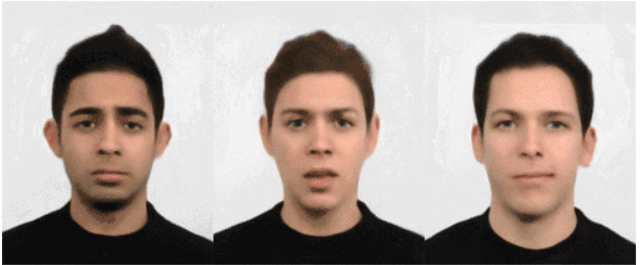
#> input picture examples/02_opencv/07_vision_recognition/01_face_detection/face1.jpg, 643 x 265 px
$ python face_detection.py
#> lines starting #> are read from the running program, lines starting #| are printed output that depends on the picture; after the words box and inside, x2 and y2 are one past the last pixel; in counts of white or black regions, pixels touching at a corner belong together
# What it does: Detects faces in face1.jpg with a Haar cascade classifier and draws boxes
# Wiring:       No wiring needed (image processing only)
# Expected output: The detected faces are outlined in red in the result window
# Tested on:    WalnutPi 1B
# Tutorial:     https://wiki.walnutpi.com/en/docs/walnutpi_1/opencv/vision/front_face_detection

import cv2

img = cv2.imread('face1.jpg') # Read the image
#> img is the input picture: shape (265, 643, 3); mean B, G, R 155.4, 162, 174.5

# Load the face detection cascade classifier, the path must not contain Chinese characters
faceCascade = cv2.CascadeClassifier('data/haarcascade_frontalface_default.xml')

# Detect all the faces
faces = faceCascade.detectMultiScale(img, 1.2)
#> faces = [[46, 72, 127, 127], [255, 69, 132, 132], [467, 71, 134, 134]]

# Iterate over every face result
for (x, y, w, h) in faces:
    cv2.rectangle(img, (x, y), (x+w, y+h), (0, 0, 255), 3) # Draw a box around the face
#> this loop made 3 passes
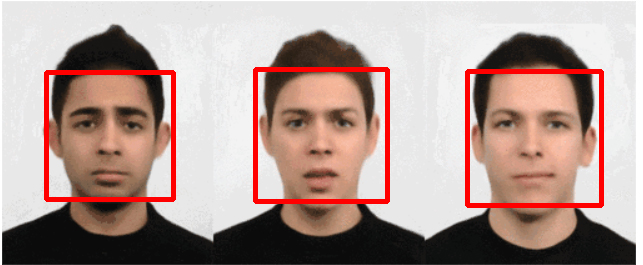
#> img: shape (265, 643, 3); 4.59% of pixels changed, all inside (x1, y1, x2, y2) = (44, 67, 604, 208)

cv2.imshow('result', img) # Display the image

cv2.waitKey() # Wait for any key to be pressed
cv2.destroyAllWindows() # Close the window

$ run again, with examples/02_opencv/07_vision_recognition/01_face_detection/face2.jpg copied over examples/02_opencv/07_vision_recognition/01_face_detection/face1.jpg
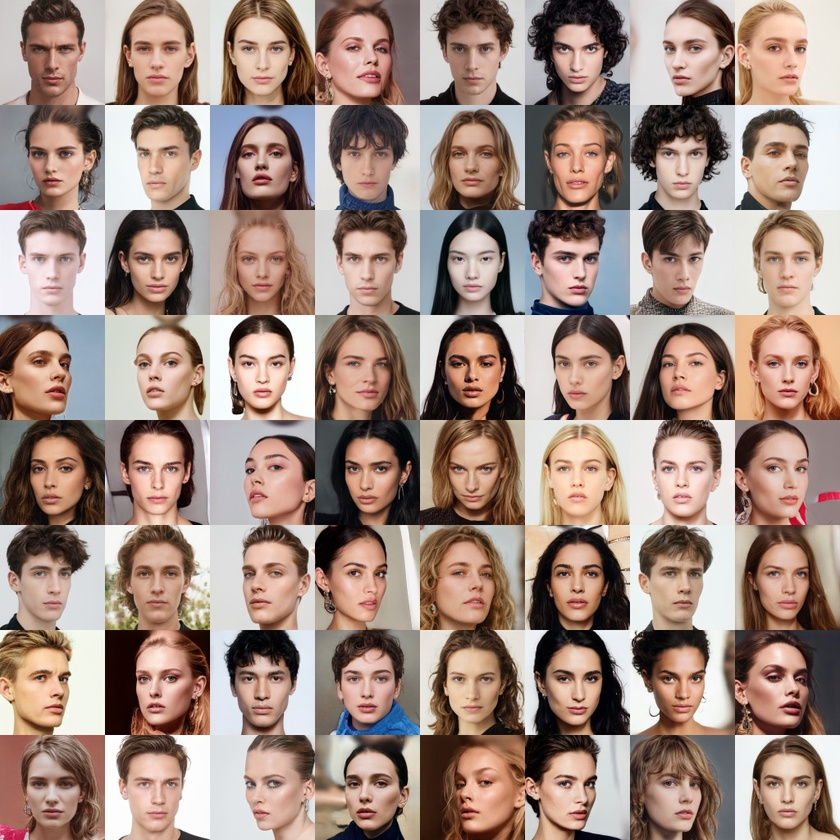
#> input picture examples/02_opencv/07_vision_recognition/01_face_detection/face2.jpg, 840 x 840 px, shrunk from 1024 x 1024 before the run
#> img is the input picture: shape (840, 840, 3); mean B, G, R 127.3, 137.6, 160.3
#> faces = 63 rows, first 6: [546, 27, 62, 62], [123, 127, 67, 67], [544, 126, 70, 70], [651, 131, 62, 62], [123, 233, 67, 67], [648, 337, 70, 70]
#> the loop `for (x, y, w, h) in faces:` made 63 passes
#> after the loop `for (x, y, w, h) in faces:`:
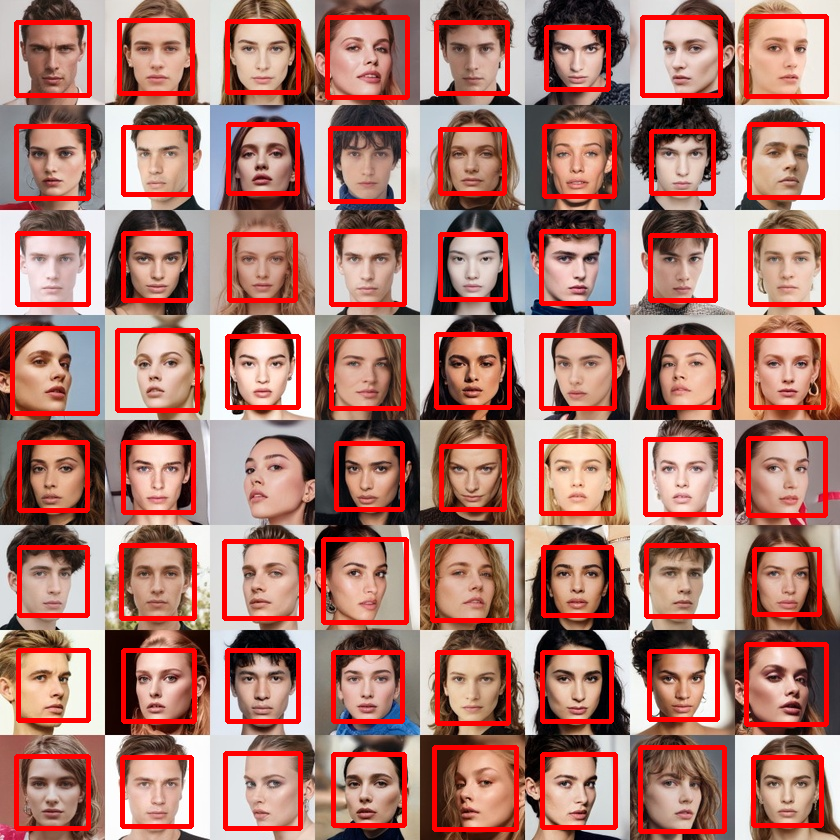
#> img: shape (840, 840, 3); 12.72% of pixels changed, all inside (x1, y1, x2, y2) = (10, 14, 829, 834)
